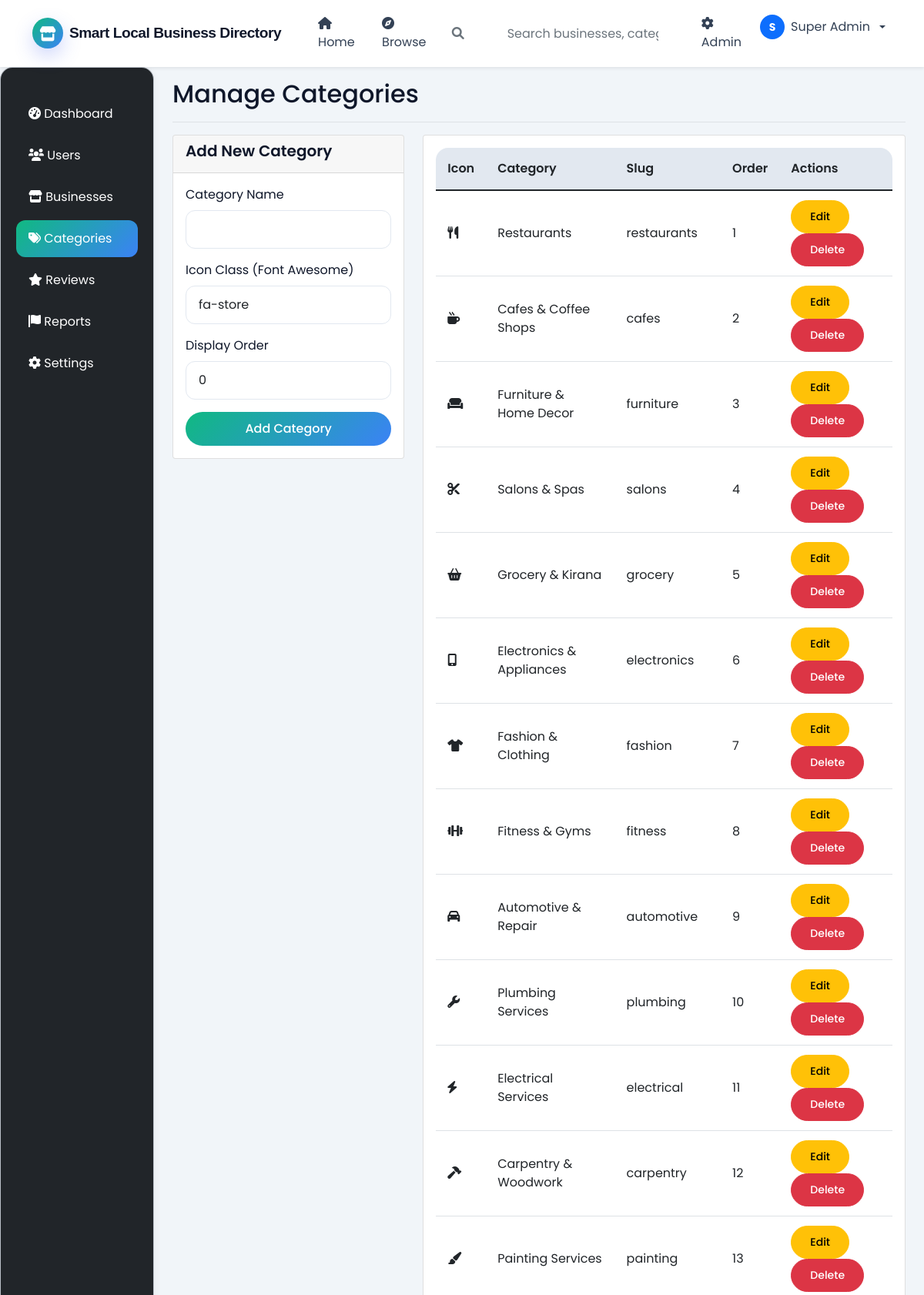
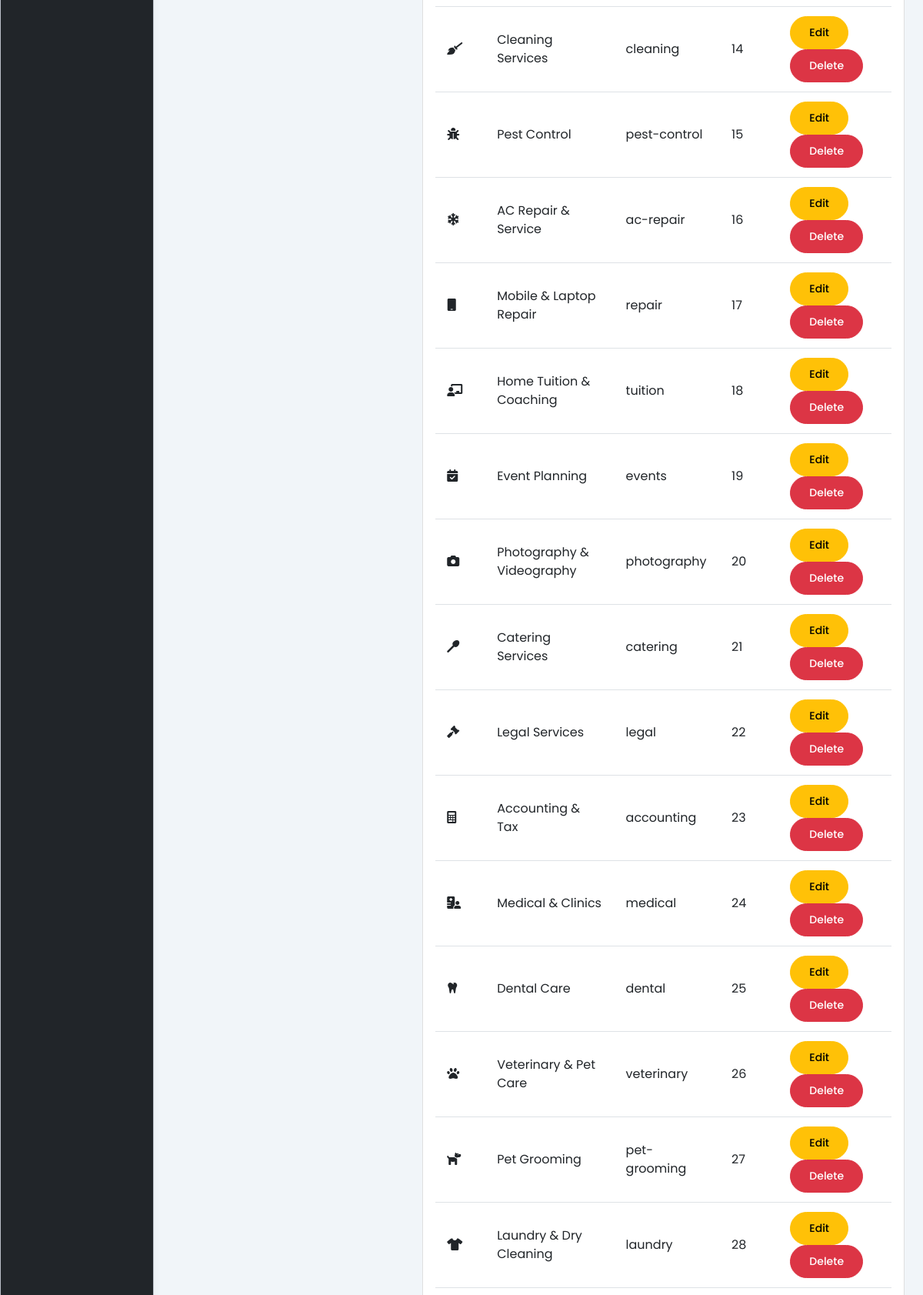
The page /smart-business-directory/admin/categories.php (signed in, upper part) on the database its author committed (2 pictures, top to bottom).
### tables this page shows
CREATE TABLE system_settings (
    setting_id INT PRIMARY KEY AUTO_INCREMENT,
    setting_key VARCHAR(100) UNIQUE NOT NULL,
    setting_value TEXT,
    setting_type ENUM('text', 'number', 'boolean', 'json', 'file') DEFAULT 'text',
    description TEXT,
    updated_by INT,
    updated_at TIMESTAMP DEFAULT CURRENT_TIMESTAMP ON UPDATE CURRENT_TIMESTAMP,
    FOREIGN KEY (updated_by) REFERENCES users(user_id) ON DELETE SET NULL,
    INDEX idx_key (setting_key)
);

CREATE TABLE categories (
    cat_id INT PRIMARY KEY AUTO_INCREMENT,
    parent_id INT DEFAULT NULL,
    cat_name VARCHAR(50) NOT NULL,
    cat_slug VARCHAR(50) UNIQUE NOT NULL,
    cat_icon VARCHAR(100) DEFAULT 'fa-store',
    cat_image VARCHAR(255),
    cat_description TEXT,
    display_order INT DEFAULT 0,
    is_featured BOOLEAN DEFAULT FALSE,
    is_active BOOLEAN DEFAULT TRUE,
    created_at TIMESTAMP DEFAULT CURRENT_TIMESTAMP,
    FOREIGN KEY (parent_id) REFERENCES categories(cat_id) ON DELETE CASCADE,
    INDEX idx_parent (parent_id),
    INDEX idx_slug (cat_slug),
    INDEX idx_active (is_active)
);

### smart-business-directory/includes/config.php (called while the page is built, shortened)
<?php
$conn = @mysqli_connect(DB_HOST, DB_USER, DB_PASS, DB_NAME);
mysqli_set_charset($conn, "utf8mb4");
function getSetting($key, $default = '') {
    global $conn;
    $key = mysqli_real_escape_string($conn, $key);
    $query = "SELECT setting_value FROM system_settings WHERE setting_key = '$key'";
    $result = mysqli_query($conn, $query);
    if ($row = mysqli_fetch_assoc($result)) {
        $value = json_decode($row['setting_value'], true);
        return isset($value['value']) ? $value['value'] : $default;
    }
    return $default;
}
?>

### smart-business-directory/includes/functions.php (called while the page is built, shortened)
<?php
require_once 'config.php';
function isLoggedIn() {
    return isset($_SESSION['user_id']) && isset($_SESSION['logged_in']) && $_SESSION['logged_in'] === true;
}
function hasRole($role) {
    return isLoggedIn() && isset($_SESSION['role']) && $_SESSION['role'] == $role;
}
function isAdmin() {
    return hasRole('admin');
}
function getAllCategories($activeOnly = true) {
    global $conn;
    $sql = "SELECT * FROM categories";
    $sql .= " ORDER BY display_order, cat_name";
    $result = mysqli_query($conn, $sql);
    $categories = [];
    while ($row = mysqli_fetch_assoc($result)) {
        $categories[] = $row;
    }
    return $categories;
}
?>

### smart-business-directory/admin/categories.php (the view, shortened to what this page needs)
<?php
require_once '../includes/config.php';
require_once '../includes/functions.php';
$categories = getAllCategories(false);
$edit_category = null;
include '../includes/navbar.php';
?>
<div class="container-fluid">
    <div class="row">
        <nav class="col-md-2 d-md-block bg-dark text-white sidebar">
            <div class="position-sticky pt-3">
                <ul class="nav flex-column">
                    <li class="nav-item"><a class="nav-link text-white" href="index.php"><i class="fas fa-tachometer-alt"></i> Dashboard</a></li>
                    <li class="nav-item"><a class="nav-link text-white" href="users.php"><i class="fas fa-users"></i> Users</a></li>
                    <li class="nav-item"><a class="nav-link text-white" href="businesses.php"><i class="fas fa-store"></i> Businesses</a></li>
                    <li class="nav-item"><a class="nav-link text-white active" href="categories.php"><i class="fas fa-tags"></i> Categories</a></li>
                    <li class="nav-item"><a class="nav-link text-white" href="reviews.php"><i class="fas fa-star"></i> Reviews</a></li>
                    <li class="nav-item"><a class="nav-link text-white" href="reports.php"><i class="fas fa-flag"></i> Reports</a></li>
                    <li class="nav-item"><a class="nav-link text-white" href="settings.php"><i class="fas fa-cog"></i> Settings</a></li>
                </ul>
            </div>
        </nav>
        <main class="col-md-10 ms-sm-auto px-md-4">
            <div class="d-flex justify-content-between align-items-center pt-3 pb-2 mb-3 border-bottom">
                <h1 class="h2">Manage Categories</h1>
            </div>
            <div class="row">
                <div class="col-md-4">
                    <div class="card">
                        <div class="card-header">
                            <h5><?php echo $edit_category ? 'Edit Category' : 'Add New Category'; ?></h5>
                        </div>
                        <div class="card-body">
                            <form method="POST">
                                <div class="mb-3">
                                    <label class="form-label">Category Name</label>
                                    <input type="text" name="cat_name" class="form-control" value="<?php echo $edit_category['cat_name'] ?? ''; ?>" required>
                                </div>
                                <div class="mb-3">
                                    <label class="form-label">Icon Class (Font Awesome)</label>
                                    <input type="text" name="cat_icon" class="form-control" value="<?php echo $edit_category['cat_icon'] ?? 'fa-store'; ?>" placeholder="fa-store">
                                </div>
                                <div class="mb-3">
                                    <label class="form-label">Display Order</label>
                                    <input type="number" name="display_order" class="form-control" value="<?php echo $edit_category['display_order'] ?? 0; ?>">
                                </div>
                                <button type="submit" name="<?php echo $edit_category ? 'edit_category' : 'add_category'; ?>" class="btn btn-primary w-100">
                                    <?php echo $edit_category ? 'Update Category' : 'Add Category'; ?>
                                </button>
                            </form>
                        </div>
                    </div>
                </div>
                <div class="col-md-8">
                    <div class="card">
                        <div class="card-body">
                            <div class="table-responsive">
                                <table class="table">
                                    <thead>
                                        <tr>
                                            <th>Icon</th>
                                            <th>Category</th>
                                            <th>Slug</th>
                                            <th>Order</th>
                                            <th>Actions</th>
                                        </tr>
                                    </thead>
                                    <tbody>
                                        <?php foreach($categories as $cat): ?>
                                        <tr>
                                            <td><i class="fas <?php echo $cat['cat_icon']; ?>"></i></td>
                                            <td><?php echo $cat['cat_name']; ?></td>
                                            <td><?php echo $cat['cat_slug']; ?></td>
                                            <td><?php echo $cat['display_order']; ?></td>
                                            <td>
                                                <a href="?edit=<?php echo $cat['cat_id']; ?>" class="btn btn-sm btn-warning">Edit</a>
                                                <a href="?delete=<?php echo $cat['cat_id']; ?>" class="btn btn-sm btn-danger" onclick="return confirm('Delete this category?')">Delete</a>
                                            </td>
                                        </tr>
                                        <?php endforeach; ?>
                                    </tbody>
                                </table>
                            </div>
                        </div>
                    </div>
                </div>
            </div>
        </main>
    </div>
</div>
<?php include '../includes/footer.php'; ?>

### smart-business-directory/includes/navbar.php (shortened to what this page needs)
<?php
$site_name = getSetting('site_name');
?>
<!DOCTYPE html>
<html lang="en">
<head>
    <link href="https://cdn.jsdelivr.net/npm/bootstrap@5.1.3/dist/css/bootstrap.min.css" rel="stylesheet">
    <link rel="stylesheet" href="https://cdnjs.cloudflare.com/ajax/libs/font-awesome/6.0.0/css/all.min.css">
    <link rel="stylesheet" href="<?php echo SITE_URL; ?>assets/css/style.css">
</head>
<body>
<nav class="navbar navbar-expand-lg site-navbar sticky-top shadow-sm" style="background: rgba(15, 23, 42, 0.95); backdrop-filter: blur(10px); border-bottom: 1px solid rgba(255,255,255,0.1);">
    <div class="container">
        <a class="navbar-brand text-white fw-bold d-flex align-items-center gap-2" href="<?php echo SITE_URL; ?>">
            <span class="brand-mark bg-primary text-white rounded-circle d-flex align-items-center justify-content-center" style="width: 40px; height: 40px;"><i class="fas fa-store"></i></span>
            <span style="font-family: 'Outfit', sans-serif; letter-spacing: -0.5px;"><?php echo $site_name ?: 'LocalConnect'; ?></span>
        </a>
        <div class="collapse navbar-collapse" id="navbarMain">
            <ul class="navbar-nav me-auto mb-2 mb-lg-0 gap-2 ms-lg-4">
                <li class="nav-item">
                    <a class="nav-link text-white-50 hover-white transition" href="<?php echo SITE_URL; ?>">
                        <i class="fas fa-home me-1"></i>Home
                    </a>
                </li>
                <li class="nav-item">
                    <a class="nav-link text-white-50 hover-white transition" href="<?php echo SITE_URL; ?>businesses.php">
                        <i class="fas fa-compass me-1"></i>Browse
                    </a>
                </li>
            </ul>
            <form class="site-search me-3 position-relative" action="<?php echo SITE_URL; ?>search.php" method="GET" id="searchForm" style="min-width: 300px;">
                <div class="input-group">
                    <span class="input-group-text bg-white border-end-0 rounded-start-pill ps-3 text-muted" style="border-color: rgba(255,255,255,0.2);">
                        <i class="fas fa-search"></i>
                    </span>
                    <input class="form-control border-start-0 rounded-end-pill shadow-none" type="search" name="q" placeholder="Search businesses, categories..." aria-label="Search" id="searchInput" style="background: white; border-color: rgba(255,255,255,0.2);">
                </div>
            </form>
            <ul class="navbar-nav ms-auto gap-2">
                <?php if(isLoggedIn()): ?>
                    <?php if(isAdmin()): ?>
                    <li class="nav-item">
                        <a class="nav-link text-white-50 hover-white transition" href="<?php echo SITE_URL; ?>admin/">
                            <i class="fas fa-cog me-1"></i>Admin
                        </a>
                    </li>
                    <?php endif; ?>
                    <li class="nav-item dropdown">
                        <a class="nav-link dropdown-toggle text-white d-flex align-items-center gap-2" href="#" id="userDropdown" role="button" data-bs-toggle="dropdown">
                            <div class="rounded-circle bg-primary text-white d-flex align-items-center justify-content-center fw-bold" style="width: 32px; height: 32px; font-size: 14px;">
                                <?php echo substr($_SESSION['fullname'], 0, 1); ?>
                            </div>
                            <?php echo $_SESSION['fullname']; ?>
                        </a>
                    </li>
                <?php endif; ?>
            </ul>
        </div>
    </div>
</nav>

### smart-business-directory/assets/css/style.css (style rules this page uses)
:root { --primary: #10b981; --primary-dark: #047857; --secondary: #3b82f6; --success: #10b981; --danger: #ef4444; --warning: #f59e0b; --info: #3b82f6; --dark: #0f172a; --light: #f1f5f9; --gray: #64748b; --gray-light: #e2e8f0; --white: #ffffff; --black: #000000; }
* { margin: 0; padding: 0; box-sizing: border-box; }
body { font-family: 'Poppins', sans-serif; background-color: var(--light); color: var(--dark); overflow-x: hidden; }
h1, h2, h3, h4, h5, h6 { font-weight: 600; }
.btn { border-radius: 50px; padding: 10px 24px; font-weight: 500; transition: all 0.3s ease; }
.btn-primary { background: linear-gradient(135deg, var(--primary) 0%, var(--secondary) 100%); border: none; }
.site-navbar { background: rgba(255, 255, 255, 0.96) !important; backdrop-filter: blur(12px); box-shadow: 0 10px 30px rgba(15, 23, 42, 0.08); border-bottom: 1px solid rgba(226, 232, 240, 0.8); }
.site-navbar .navbar-brand { color: var(--dark) !important; font-weight: 700; font-size: 1.2rem; display: flex; align-items: center; gap: 0.75rem; }
.site-navbar .brand-mark { width: 42px; height: 42px; display: inline-flex; align-items: center; justify-content: center; border-radius: 12px; color: white; background: linear-gradient(135deg, var(--primary) 0%, var(--secondary) 100%); box-shadow: 0 10px 25px rgba(67, 97, 238, 0.25); }
.site-navbar .nav-link { color: #334155 !important; padding: 0.7rem 0.95rem; border-radius: 999px; transition: all 0.25s ease; }
.site-search { position: relative; display: flex; align-items: center; width: min(360px, 100%); }
.site-search .form-control { border-radius: 999px 0 0 999px; padding-left: 2.8rem; height: 46px; border: 1px solid #e2e8f0; }
.sidebar { background: linear-gradient(135deg, #ffffff 0%, #f8fbff 100%); border-radius: 18px; padding: 20px; box-shadow: 0 10px 30px rgba(15, 23, 42, 0.06); border: 1px solid rgba(226, 232, 240, 0.8); }
.sidebar .nav-link { color: var(--dark); padding: 12px 14px; border-radius: 12px; transition: all 0.3s ease; margin-bottom: 6px; }
.sidebar .nav-link.active { background: linear-gradient(135deg, var(--primary) 0%, var(--secondary) 100%); color: white; }
.form-control, .form-select { border-radius: 12px; padding: 12px 16px; border: 1px solid var(--gray-light); transition: all 0.3s ease; }
.input-group-text { border-radius: 12px 0 0 12px; background: white; }
.sidebar { background: white; border-radius: 16px; padding: 20px; box-shadow: 0 2px 10px rgba(0, 0, 0, 0.05); }
.sidebar .nav-link { color: var(--dark); padding: 12px 16px; border-radius: 12px; transition: all 0.3s ease; }
.table { border-radius: 16px; overflow: hidden; }
.table th { background: var(--gray-light); border: none; padding: 15px; font-weight: 600; }
.table td { padding: 12px 15px; vertical-align: middle; }
.transition { transition: all 0.3s ease; }

### rows shown on the page
system_settings: setting_value "Smart Local Business Directory"
categories: cat_name "Restaurants", cat_slug "restaurants", display_order "1"
categories: cat_name "Cafes & Coffee Shops", cat_slug "cafes", display_order "2"
categories: cat_name "Furniture & Home Decor", cat_slug "furniture", display_order "3"
categories: cat_name "Salons & Spas", cat_slug "salons", display_order "4"
categories: cat_name "Grocery & Kirana", cat_slug "grocery", display_order "5"
categories: cat_name "Electronics & Appliances", cat_slug "electronics", display_order "6"
categories: cat_name "Fashion & Clothing", cat_slug "fashion", display_order "7"
categories: cat_name "Fitness & Gyms", cat_slug "fitness", display_order "8"
categories: cat_name "Automotive & Repair", cat_slug "automotive", display_order "9"
categories: cat_name "Plumbing Services", cat_slug "plumbing", display_order "10"
categories: cat_name "Electrical Services", cat_slug "electrical", display_order "11"
categories: cat_name "Carpentry & Woodwork", cat_slug "carpentry", display_order "12"
categories: cat_name "Painting Services", cat_slug "painting", display_order "13"
categories: cat_name "Cleaning Services", cat_slug "cleaning", display_order "14"
categories: cat_name "Pest Control", cat_slug "pest-control", display_order "15"
categories: cat_name "AC Repair & Service", cat_slug "ac-repair", display_order "16"
categories: cat_name "Mobile & Laptop Repair", cat_slug "repair", display_order "17"
categories: cat_name "Home Tuition & Coaching", cat_slug "tuition", display_order "18"
categories: cat_name "Event Planning", cat_slug "events", display_order "19"
categories: cat_name "Photography & Videography", cat_slug "photography", display_order "20"
categories: cat_name "Catering Services", cat_slug "catering", display_order "21"
categories: cat_name "Legal Services", cat_slug "legal", display_order "22"
categories: cat_name "Accounting & Tax", cat_slug "accounting", display_order "23"
categories: cat_name "Medical & Clinics", cat_slug "medical", display_order "24"
categories: cat_name "Dental Care", cat_slug "dental", display_order "25"
categories: cat_name "Veterinary & Pet Care", cat_slug "veterinary", display_order "26"
categories: cat_name "Pet Grooming", cat_slug "pet-grooming", display_order "27"
categories: cat_name "Laundry & Dry Cleaning", cat_slug "laundry", display_order "28"

### other values the page prints
substr($_SESSION['fullname'], 0, 1) "S"
$_SESSION['fullname'] "Super Admin"
